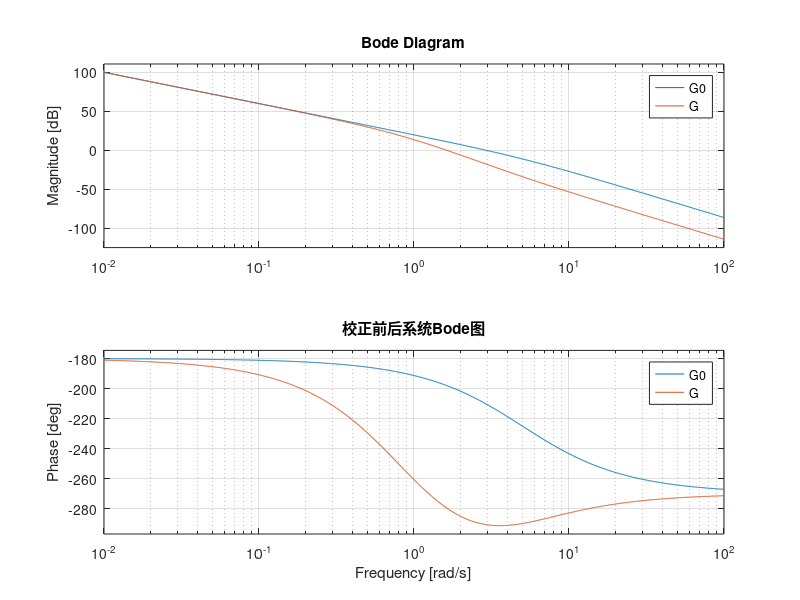
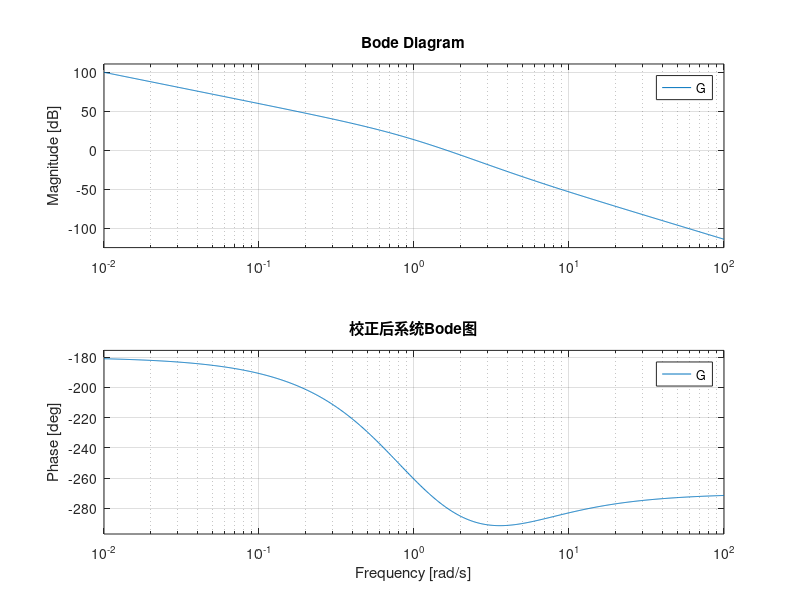
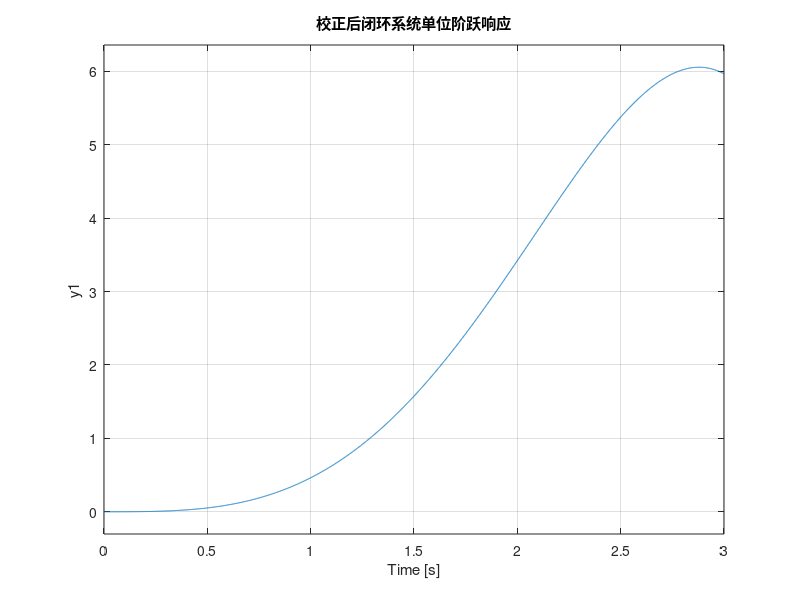

Source code (MATLAB) for these figures, in order:
num=10;
den=[0.2,1,0,0];
G0=tf(num,den);
[Gm,Pm,Wcg,Wcp]=margin(G0);
w=0.1:1:10000;
[mag,phase]=bode(G0,w);
mag = squeeze(mag);    %【关键修复】去掉多余维度，新版matlab必须加
phase = squeeze(phase);
magdb=20*log10(mag);

phim1=35;
deta=18;
phim=(phim1-Pm+deta)/2;
alpha=(1+sin(phim*pi/180))/(1-sin(phim*pi/180));

n=find(magdb +10*log10(alpha) <= 0.0001);
wc=w(n(1));
w1=wc/sqrt(alpha);
w2=sqrt(alpha)*wc;

numc=(1/alpha)*[1/w1,1];
denc=[1/w2,1];
Gc1=tf(numc,denc);
Gc=Gc1*Gc1; %两级超前串联
G=(alpha)^2*Gc*G0;

disp('====计算结果====');
disp('单级校正网络Gc1：');
Gc1
disp('两级串联Gc：');
Gc
disp('校正后开环G：');
G
T=1/w2;
disp(['alpha = ',num2str(alpha),', T = ',num2str(T)]);

%========绘图：分开figure，杜绝叠加报错========

%% 清理之前的绘图窗口
close all force;

%% 1. 计算稳定裕度（不绘图）
[Gm0,Pm0,Wcg0,Wcp0] = margin(G0);
[Gm1,Pm1,Wcg1,Wcp1] = margin(G);

fprintf('\n===== 校正后系统 =====\n');
fprintf('幅值裕度 = %.4f\n',Gm1);
fprintf('相位裕度 = %.4f deg\n',Pm1);
fprintf('截止频率 = %.4f rad/s\n',Wcp1);
fprintf('幅值穿越频率 = %.4f rad/s\n',Wcg1);

%% 2. 校正前后的Bode图
figure(1);
bode(G0,G);
grid on;
title('校正前后系统Bode图');

%% 3. 单独绘制校正后的Bode图
figure(2);
bode(G);
grid on;
title('校正后系统Bode图');

%% 4. 校正后闭环阶跃响应
sys0 = feedback(G0,1);
sys = feedback(G,1);

figure(3);
step(sys,0:0.001:3);
grid on;
title('校正后闭环系统单位阶跃响应');

%% 5. 验证稳定性
fprintf('\n校正后闭环是否稳定：%d\n',isstable(sys));
